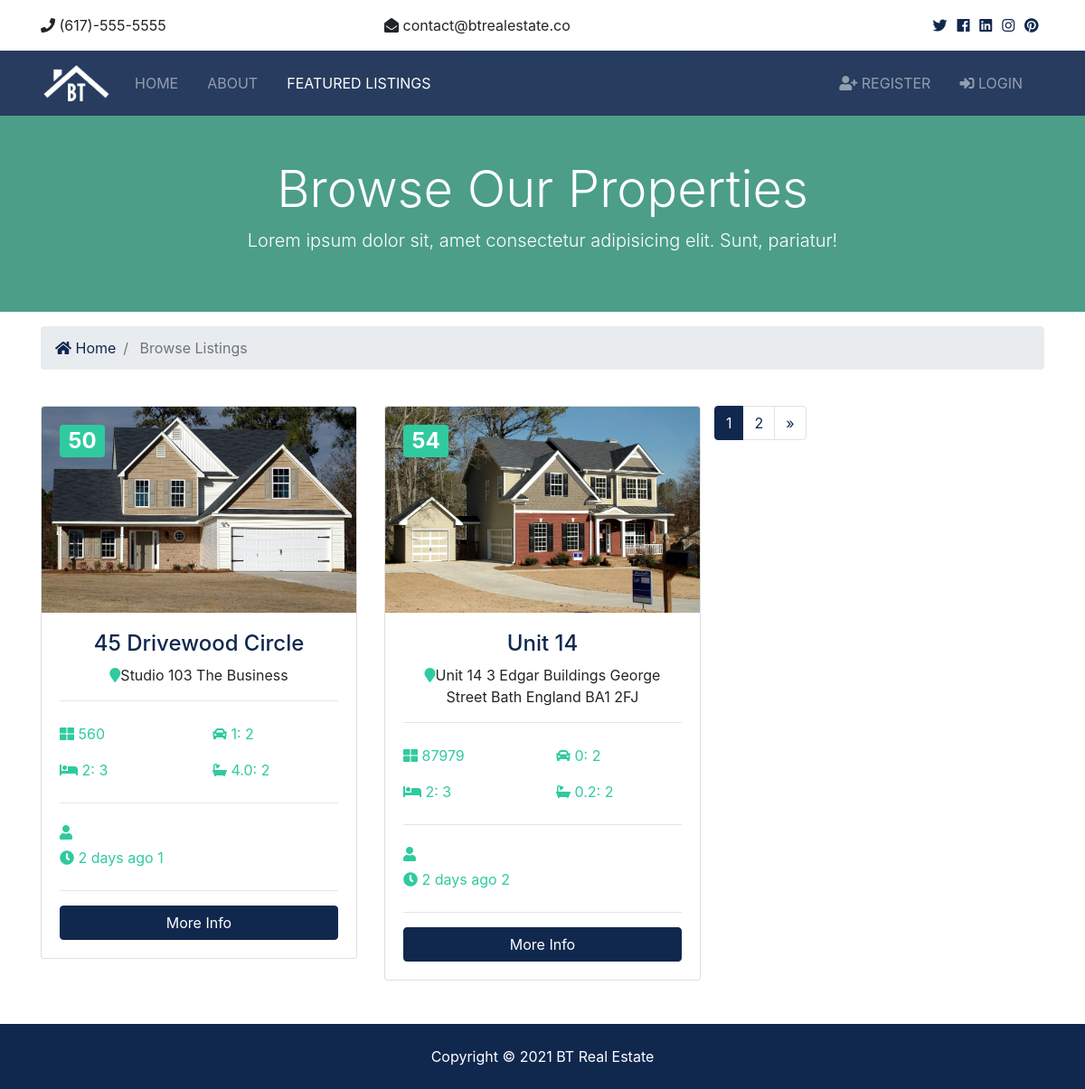
/listings/, run on the app's committed database.
### listings/models.py (models this page shows, shortened)
class Listing(models.Model):
    realtor=models.ForeignKey(Realtor,on_delete=models.DO_NOTHING)
    title=models.CharField(max_length=200)
    address=models.CharField(max_length=200)
    city=models.CharField(max_length=100)
    state=models.CharField(max_length=100)
    zipcode=models.CharField(max_length=20)
    description=models.TextField(blank=True)
    price=models.IntegerField()
    bedrooms=models.IntegerField()
    bathrooms=models.DecimalField(max_digits=2,decimal_places=1)
    garage=models.IntegerField(default=0)
    sqft=models.IntegerField()
    lot_size=models.DecimalField(max_digits=5,decimal_places=1)
    photo_main=models.ImageField(upload_to='photos/%Y/%m/%d/')
    photo_1=models.ImageField(upload_to='photos/%Y/%m/%d/',blank=True)
    photo_2=models.ImageField(upload_to='photos/%Y/%m/%d/',blank=True)
    photo_3=models.ImageField(upload_to='photos/%Y/%m/%d/',blank=True)
    photo_4=models.ImageField(upload_to='photos/%Y/%m/%d/',blank=True)
    photo_5=models.ImageField(upload_to='photos/%Y/%m/%d/',blank=True)
    photo_6=models.ImageField(upload_to='photos/%Y/%m/%d/',blank=True)
    is_published = models.BooleanField(default=True)
    list_date=models.DateTimeField(default=datetime.now,blank=True)

### listings/views.py (the view)
# urls.py: path('',views.list_home,name='listings'),
def list_home(request):
    listings=Listing.objects.all()
    paginator=Paginator(listings,2)
    page=request.GET.get('page')
    paged_listings=paginator.get_page(page)
    context={
        'listings':paged_listings
    }
    return render(request,'listings/listings.html',context)

### templates/listings/listings.html (shortened to what this page needs)
{% extends 'base.html'%}
{% load static%}
{% load humanize%}
{% block body%}
<section id="showcase-inner" class="py-5 text-white">
    <div class="container">
      <div class="row text-center">
        <div class="col-md-12">
          <h1 class="display-4">Browse Our Properties</h1>
          <p class="lead">Lorem ipsum dolor sit, amet consectetur adipisicing elit. Sunt, pariatur!</p>
        </div>
      </div>
    </div>
  </section>
  <section id="bc" class="mt-3">
    <div class="container">
      <nav aria-label="breadcrumb">
        <ol class="breadcrumb">
          <li class="breadcrumb-item">
            <a href="{% url 'index'%}">
              <i class="fas fa-home"></i> Home</a>
          </li>
          <li class="breadcrumb-item active"> Browse Listings</li>
        </ol>
      </nav>
    </div>
  </section>
  <section id="listings" class="py-4">
    <div class="container">
      <div class="row">
{% for i in listings%}
        <div class="col-md-6 col-lg-4 mb-4">
          <div class="card listing-preview">
            <img class="card-img-top" src="{{i.photo_main.url}}" alt="">
            <div class="card-img-overlay">
              <h2>
                <span class="badge badge-secondary text-white"> {{i.price}} </span>
              </h2>
            </div>
            <div class="card-body">
              <div class="listing-heading text-center">
                <h4 class="text-primary">{{i.title}}</h4>
                <p>
                  <i class="fas fa-map-marker text-secondary"></i>{{i.address}}</p>
              </div>
              <hr>
              <div class="row py-2 text-secondary">
                <div class="col-6">
                  <i class="fas fa-th-large"></i> {{i.sqft}}</div>
                <div class="col-6">
                  <i class="fas fa-car"></i> {{i.garage}}: 2</div>
              </div>
              <div class="row py-2 text-secondary">
                <div class="col-6">
                  <i class="fas fa-bed"></i> {{i.bedrooms}}: 3</div>
                <div class="col-6">
                  <i class="fas fa-bath"></i> {{i.bathrooms}}: 2</div>
              </div>
              <hr>
              <div class="row py-2 text-secondary">
                <div class="col-12">
                  <i class="fas fa-user"></i> {{i.name}}</div>
              </div>
              <div class="row text-secondary pb-2">
                <div class="col-6">
                  <i class="fas fa-clock"></i> 2 days ago {{i.id}}</div>
              </div>
              <hr>
              <a href="{% url 'listing' i.id %}" class="btn btn-primary btn-block">More Info</a>
            </div>
          </div>
        </div>
      {% endfor %}
      <div class="row">
        <div class="col-md-12">
          {% if listings.has_other_pages%}
          <ul class="pagination">
            {%for i in listings.paginator.page_range %}
              {% if listings.number == i %}
                <li class="page-item active">
                  <a class="page-link" href="#">{{i}}</a>
                </li>
              {% else %}
                <li class="page-item">
                  <a class="page-link" href="?page={{i}}">{{i}}</a>
                </li>
              {%endif%}
            {% endfor %}
            <li class="page-item">
              {% if listings.has_next%}
              <a class="page-link" href="?page={{listings.next_page_number}}">&raquo;</a>
              {% else %}
              <a class="page-link" href="#">&raquo;</a>
              {% endif %}
            </li>
          </ul>
          {%endif %}
        </div>
      </div>
    </div>
  </section>
{% endblock %}

### proj1/static/css/all.css (style rules this page uses)
.fa, .fas, .far, .fal, .fab { -moz-osx-font-smoothing: grayscale; -webkit-font-smoothing: antialiased; display: inline-block; font-style: normal; font-variant: normal; text-rendering: auto; line-height: 1; }
.fa-bath:before { content: "\f2cd"; }
.fa-bed:before { content: "\f236"; }
.fa-car:before { content: "\f1b9"; }
.fa-clock:before { content: "\f017"; }
.fa-home:before { content: "\f015"; }
.fa-map-marker:before { content: "\f041"; }
.fa-th-large:before { content: "\f009"; }
.fa-user:before { content: "\f007"; }
.fa, .fas { font-family: 'Font Awesome 5 Free'; font-weight: 900; }

### proj1/static/css/style.css (style rules this page uses)
img { width: 100%; }
#showcase-inner { background: url(../img/building.jpg) no-repeat top center fixed/cover; position: relative; overflow: hidden; min-height: 200px; }
#showcase-inner::before { content: ''; position: absolute; top: 0; left: 0; min-height: 100%; width: 100%; background: rgba(32, 134, 107, 0.8); }
.listing-preview a { position: relative; }

### data on the page
Listing: photo_main (picture), price "50", title "45 Drivewood Circle", address "Studio 103 The Business", sqft "560", garage "1", bedrooms "2", bathrooms "4.0", id "1"
Listing: photo_main (picture), price "54", title "Unit 14", address "Unit 14 3 Edgar Buildings George Street Bath England BA1 2FJ", sqft "87979", garage "0", bedrooms "2", bathrooms "0.2", id "2"

### other printed values
{{ i }} "1"
{{ i }} "2"
